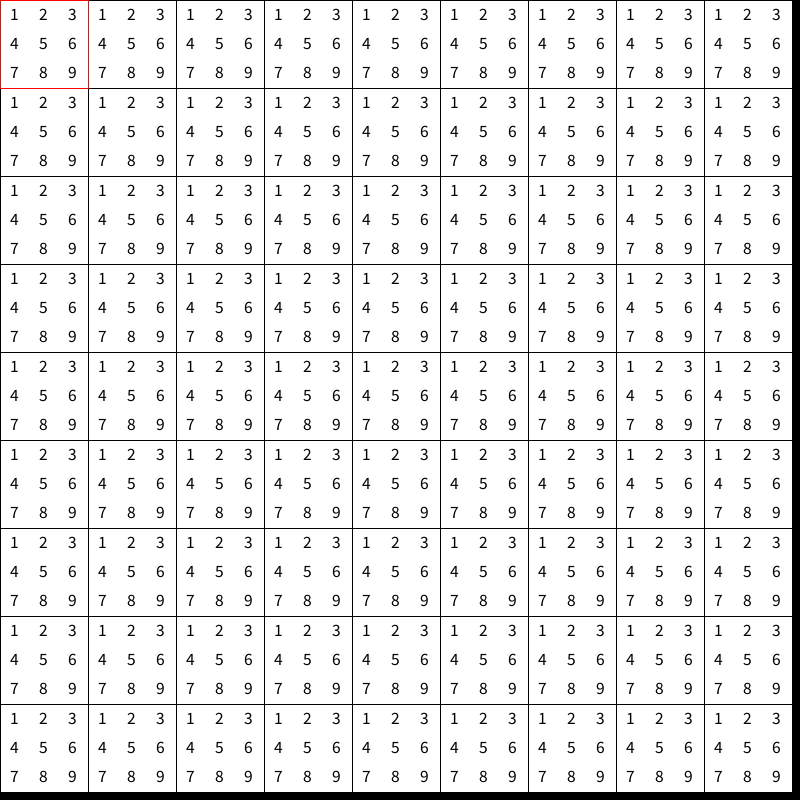
Frame 1 (no input)
Frame 60 (the mouse pressed at the canvas centre just before this capture): identical to frame 1, image omitted
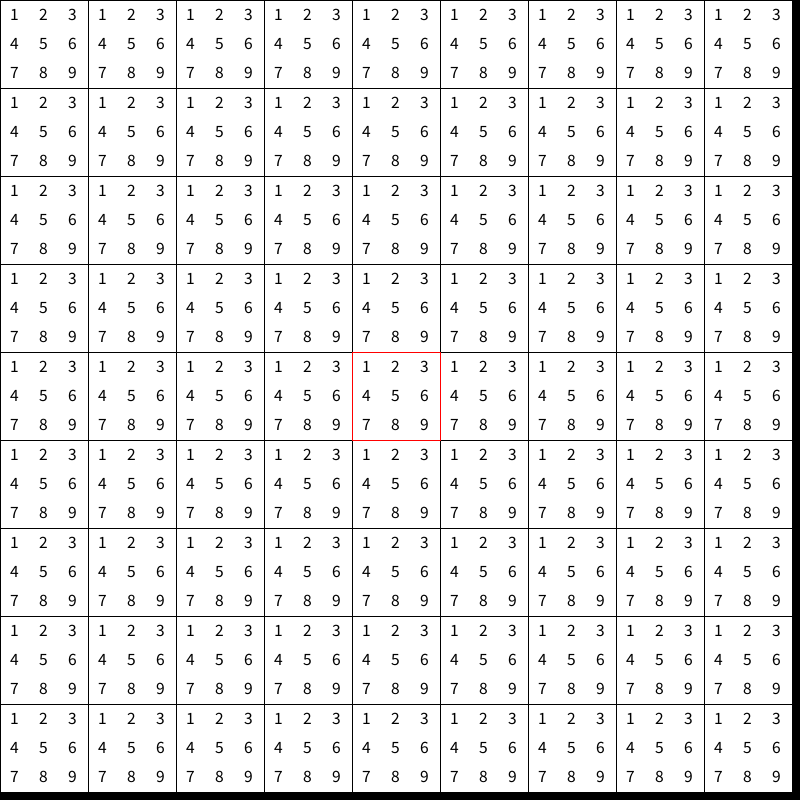
Frame 120 (the mouse held since frame 60 and released just before this capture)

The Processing sketch that drew these frames (run headless with seeded random() and noise(); from frame 60 on, the mouse is pressed at the canvas centre):

// Processing sketch: WaveFunctionCollapse
// ── WaveFunctionCollapse.pde
int[][] grid = new int[9][9];

IntList candidates = new IntList();

void setup() {
  size(800, 800);

  initGrid();
}

void draw() {
  final int w = width / grid[0].length;
  final int h = height / grid.length;
  final int dw = w / 3;
  final int dh = h / 3;
  
  background(0);
  stroke(0);
  
  for(int i = 0; i < grid.length; i++) {
    for(int j = 0; j < grid[i].length; j++) {
      final int v = grid[i][j];
      
      if (v == 0) {
        fill(128);
      } else {
        fill(255);
      }
      rect(j * w, i * h, w, h);
      
      fill(0); 
      textSize(dw * 0.6);
      textAlign(CENTER, CENTER);
      for(int k = 0; k < 9; k++) {
        int x = k % 3;
        int y = k / 3;
        if((v & (1 << k)) > 0) {
          text(k + 1, j * w + x * dw + dw / 2, i * h + y * dh + dh / 2);
        }
      }
    }
  }
  
  noFill();
  stroke(255, 0, 0);
  final int x = mouseX / w;
  final int y = mouseY / h;
  rect(x * w, y * w, w, h);
}

void keyPressed() {
  if (candidates.size() == 0) {
    initGrid();
  } else while(candidates.size() > 0) {
    final int r = getBestCellRef(candidates);  
    final int x = getXFromCellRef(r);
    final int y = getYFromCellRef(r);
    final int v = grid[y][x];
    
    if(countBits(v, 9) > 0) {
      collapseCell(grid, x, y, randomBits(v, 9));
    }
  }
}

void initGrid() {
  for(int i = 0; i < grid.length; i++) {
    for(int j = 0; j < grid[i].length; j++) {
      grid[i][j] = 511;
      candidates.append(getCellRef(j, i));
    }
  }
  candidates.shuffle();
}

void collapseCell(int[][] g, int x, int y, int k) {
  g[y][x] = k;
  collapseRow(g, x - 1, y + 0, -1,  0, k);
  collapseRow(g, x + 1, y + 0,  1,  0, k);
  collapseRow(g, x + 0, y - 1,  0, -1, k);
  collapseRow(g, x + 0, y + 1,  0,  1, k);
}

void collapseRow(int[][] g, int x, int y, int dx, int dy, int k) {
  if(x >= 0 && x < grid[0].length && y >= 0 && y < grid.length) {
    g[y][x] &= ~k;
    collapseRow(g, x + dx, y + dy, dx, dy, k);
  }
}

int getBestCellRef(IntList l) {
  int result = 0;
  
  if (l.size() > 1) {
    int m = countBits(l.get(0), 9);
    for(int i = 1; i < l.size(); i++) {
      final int v = countBits(l.get(i), 9);
      if (v < m) {
        result = i;
        m = v;
      }
    }
  }
  
  return l.remove(result);
}

int countBits(int v, int s) {
  int count = 0;
  for (int i = 0; i < s; i++) {
    if ((v & (1 << i)) > 0) {
      count++;
    }
  }
  return count;
}

int randomBits(int v, int s) {
  IntList numbers = new IntList();
  for (int i = 0; i < s; i++) {
    if ((v & (1 << i)) > 0) {
      numbers.append(i);
    }
  }
  numbers.shuffle();
  return 1 << numbers.get(0);
}

int getCellRef(int x, int y) {
  return y * grid[y].length + x;
}

int getXFromCellRef(int cellRef) {
  return cellRef % grid[0].length;
}

int getYFromCellRef(int cellRef) {
  return cellRef / grid[0].length;
}
